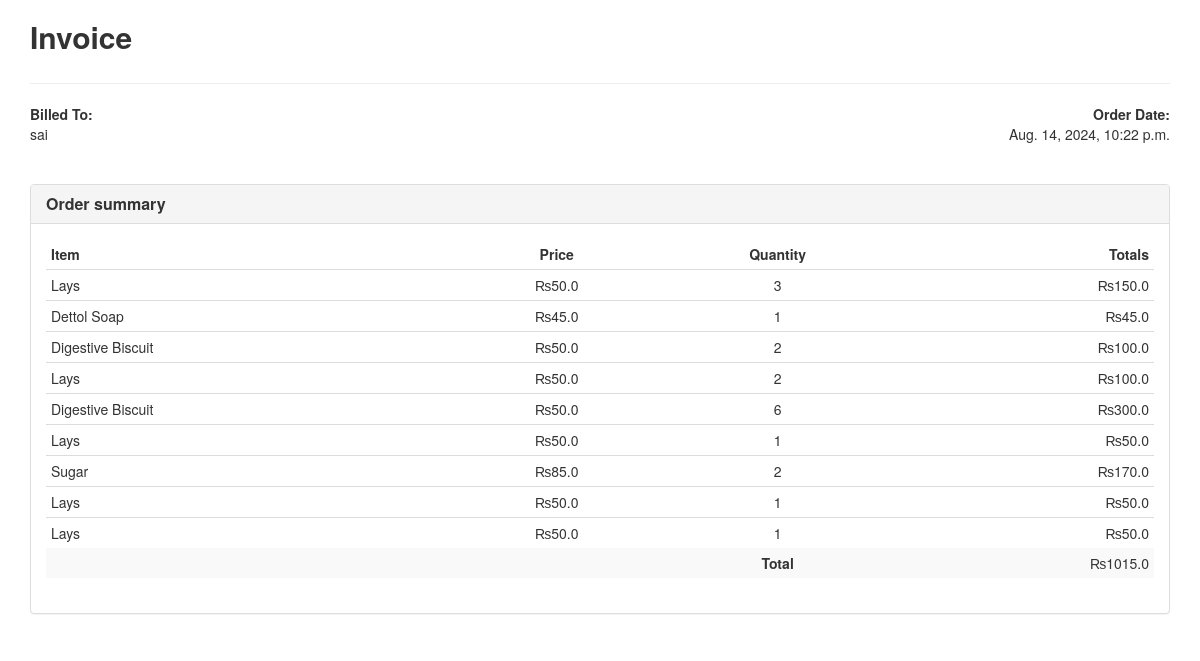
Screenshot of /print-bill/5 (signed in) with the database file from the repository.
### store/models.py (models this page shows, shortened)
class Bill(models.Model):
    customer_name = models.CharField(max_length=255)
    date_created = models.DateTimeField(auto_now=True, blank=True)

class BillItems(models.Model):
    bill = models.ForeignKey(Bill, on_delete=models.SET_NULL, null=True)
    product = models.ForeignKey(Product, on_delete=models.SET_NULL, null=True)
    quantity = models.IntegerField(default=0, null=True, blank=True)
    def productInfo(self):
        info = {'name':self.product.product_name, 'price': self.product.product_sp}
        return info
    def total(self):
        return self.quantity*self.product.product_sp

class Product(models.Model):
    product_name = models.CharField(max_length=200)
    product_description = models.TextField()
    product_quantity = models.IntegerField()
    product_company = models.CharField(max_length=264)
    product_cp = models.FloatField()
    product_sp = models.FloatField()

### store/views.py (the view)
# urls.py: path('print-bill/<int:id>', views.print_bill, name="print-bill")
@login_required(login_url="/account/login")
def print_bill(request, id):
    billItems = BillItems.objects.filter(bill=Bill.objects.get(id=id))
    grandTotal = 0
    for i in billItems:
        grandTotal += int(i.quantity)*float(i.product.product_sp)
    bill = Bill.objects.get(id=id)
    context = {'bill': bill, 'items':billItems, 'g_total':grandTotal}
    return render(request, 'invoice.html', context)

### templates/invoice.html (shortened to what this page needs)
<!DOCTYPE html>
{% load static %}
<html lang="en">
<head>
    <link href="//netdna.bootstrapcdn.com/bootstrap/3.1.0/css/bootstrap.min.css" rel="stylesheet" id="bootstrap-css">
    <link rel="stylesheet" href="{% static "css/invoice.css" %}">
</head>
<body>
<div class="container">
    <div class="row">
        <div class="col-xs-12">
    		<div class="invoice-title">
    			<h2>Invoice</h2>
    		</div>
    		<hr>
    		<div class="row">
    			<div class="col-xs-6">
    				<address>
    				<strong>Billed To:</strong><br>
                            {{bill.customer_name}}<br><br>
    				</address>
    			</div>
    			<div class="col-xs-6 text-right">
    				<address>
    					<strong>Order Date:</strong><br>
    					{{bill.date_created}}<br><br>
    				</address>
    			</div>
    		</div>
    	</div>
    </div>
    <div class="row">
    	<div class="col-md-12">
    		<div class="panel panel-default">
    			<div class="panel-heading">
    				<h3 class="panel-title"><strong>Order summary</strong></h3>
    			</div>
    			<div class="panel-body">
    				<div class="table-responsive">
    					<table class="table table-condensed">
    						<thead>
                                <tr>
        							<td><strong>Item</strong></td>
        							<td class="text-center"><strong>Price</strong></td>
        							<td class="text-center"><strong>Quantity</strong></td>
        							<td class="text-right"><strong>Totals</strong></td>
                                </tr>
    						</thead>
    						<tbody>
                                {% for item in items %}
    							<tr>
    								<td>{{item.productInfo.name}}</td>
    								<td class="text-center">&#x20A8;{{item.productInfo.price}}</td>
    								<td class="text-center">{{item.quantity}}</td>
    								<td class="text-right">&#x20A8;{{item.total}}</td>
    							</tr>
                                {% endfor %}
    							<tr>
    								<td class="no-line"></td>
    								<td class="no-line"></td>
    								<td class="no-line text-center"><strong>Total</strong></td>
    								<td class="no-line text-right">&#x20A8;{{g_total}}</td>
    							</tr>
    						</tbody>
    					</table>
    				</div>
    			</div>
    		</div>
    	</div>
    </div>
</div>
</body>
</html>

### static/css/invoice.css (style rules this page uses)
.invoice-title h2, .invoice-title h3 { display: inline-block; color: #333333; font-weight: 700; margin-right: 10px; }
.table > tbody > tr > .no-line { border-top: none; background-color: #f9f9f9; }

### rows the page displays
Bill: customer_name "sai", date_created "Aug. 14, 2024, 10:22 p.m."
BillItems: productInfo.name "Lays", productInfo.price "50.0", quantity "3", total "150.0"
BillItems: productInfo.name "Dettol Soap", productInfo.price "45.0", quantity "1", total "45.0"
BillItems: productInfo.name "Digestive Biscuit", productInfo.price "50.0", quantity "2", total "100.0"
BillItems: productInfo.name "Lays", productInfo.price "50.0", quantity "2", total "100.0"
BillItems: productInfo.name "Digestive Biscuit", productInfo.price "50.0", quantity "6", total "300.0"
BillItems: productInfo.name "Lays", productInfo.price "50.0", quantity "1", total "50.0"
BillItems: productInfo.name "Sugar", productInfo.price "85.0", quantity "2", total "170.0"
BillItems: productInfo.name "Lays", productInfo.price "50.0", quantity "1", total "50.0"
BillItems: productInfo.name "Lays", productInfo.price "50.0", quantity "1", total "50.0"

### other values shown
{{ g_total }} "1015.0"
